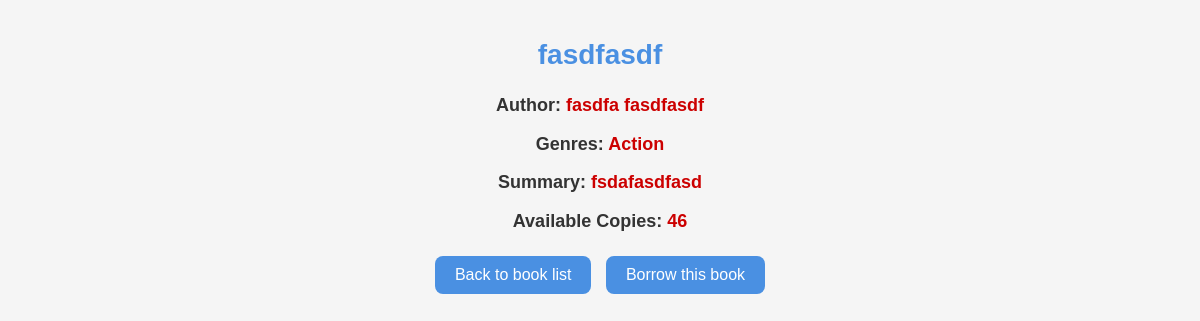
Screenshot of /book/1/ with the database file from the repository.
### welcome/models.py (models this page shows)
class Book(models.Model):
    title = models.CharField(max_length=200)
    author = models.ForeignKey(Author, on_delete=models.CASCADE)
    genre = models.ManyToManyField(Genre)
    summary = models.TextField()
    isbn = models.CharField(max_length=13, unique=True)
    available_copies = models.PositiveIntegerField(default=1)
    image = models.ImageField(upload_to='book_images/', blank=True, null=True)  # New image field

class Author(models.Model):
    first_name = models.CharField(max_length=100)
    last_name = models.CharField(max_length=100)

class Genre(models.Model):
    name = models.CharField(max_length=200)

### welcome/views.py (the view)
# urls.py: path('book/<int:pk>/', views.book_detail, name='book_detail'),
def book_detail(request, pk):
    book = get_object_or_404(Book, pk=pk)
    return render(request, 'book_detail.html', {'book': book})

### welcome/templates/book_detail.html (shortened to what this page needs)
<!DOCTYPE html>
<html lang="en">
<head>
</head>
<body>
    <h1>{{ book.title }}</h1>
    <p><strong>Author:</strong> {{ book.author.first_name }} {{ book.author.last_name }}</p>
    <p><strong>Genres:</strong>
        {% for genre in book.genre.all %}
            {{ genre.name }}{% if not forloop.last %}, {% endif %}
        {% endfor %}
    </p>    <p><strong>Summary:</strong> {{ book.summary }}</p>
    <p><strong>Available Copies:</strong> {{ book.available_copies }}</p>
    <a href="{% url 'book_list' %}">Back to book list</a>
    {% if book.available_copies > 0 %}
        <a href="{% url 'borrow_book' book.pk %}">Borrow this book</a>
    {% else %}
        <p class="available-message">Not available for borrowing</p>
    {% endif %}
</body>
</html>

### welcome/templates/book_detail.html (style rules this page uses)
body { font-family: Arial, sans-serif; background-color: #f5f5f5; margin: 0; padding: 20px; color: #333; text-align: center; }
h1 { font-size: 28px; color: #4a90e2; margin-bottom: 20px; }
p { font-size: 18px; line-height: 1.6; margin: 10px 0; }
p strong { color: #333; }
a { display: inline-block; margin: 10px 5px; text-decoration: none; color: #ffffff; background-color: #4a90e2; padding: 10px 20px; border-radius: 8px; font-size: 16px; transition: background-color 0.3s, color 0.3s; }
p:not(.available-message) { color: #cc0000; font-weight: bold; }

### rows the page displays
Book: title "fasdfasdf", author.first_name "fasdfa", author.last_name "fasdfasdf", summary "fsdafasdfasd", available_copies "46"
Genre: name "Action"
